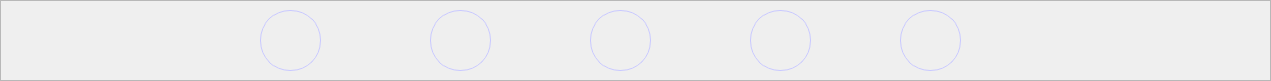
   <widget class="QFrame" name="lower_frame">
    <property name="geometry">
     <rect>
      <x>0</x>
      <y>740</y>
      <width>1271</width>
      <height>81</height>
     </rect>
    </property>
    <property name="frameShape">
     <enum>QFrame::StyledPanel</enum>
    </property>
    <property name="frameShadow">
     <enum>QFrame::Raised</enum>
    </property>
    <widget class="QPushButton" name="FB_btn">
     <property name="geometry">
      <rect>
       <x>260</x>
       <y>10</y>
       <width>61</width>
       <height>61</height>
      </rect>
     </property>
     <property name="cursor">
      <cursorShape>PointingHandCursor</cursorShape>
     </property>
     <property name="focusPolicy">
      <enum>Qt::StrongFocus</enum>
     </property>
     <property name="autoFillBackground">
      <bool>false</bool>
     </property>
     <property name="styleSheet">
      <string notr="true">QPushButton {
	border: 1px solid #C9C9FF;
	image: url(:/icons/social/FB.png);
	border-radius: 30px;
}

QPushButton:hover {
	border: 2px solid #C9C9FF;
	border-width: 2px;
}

QPushButton:pressed {
	border: 0px solid #C9C9FF;
}</string>
     </property>
     <property name="text">
      <string/>
     </property>
     <property name="autoRepeatDelay">
      <number>300</number>
     </property>
     <property name="autoDefault">
      <bool>false</bool>
     </property>
     <property name="default">
      <bool>false</bool>
     </property>
     <property name="flat">
      <bool>true</bool>
     </property>
    </widget>
    <widget class="QPushButton" name="whatsapp_btn">
     <property name="geometry">
      <rect>
       <x>430</x>
       <y>10</y>
       <width>61</width>
       <height>61</height>
      </rect>
     </property>
     <property name="cursor">
      <cursorShape>PointingHandCursor</cursorShape>
     </property>
     <property name="focusPolicy">
      <enum>Qt::StrongFocus</enum>
     </property>
     <property name="autoFillBackground">
      <bool>false</bool>
     </property>
     <property name="styleSheet">
      <string notr="true">QPushButton {
	border: 1px solid #C9C9FF;
	image: url(:/icons/social/whatsapp.png);
	border-radius: 30px;
}

QPushButton:hover {
	border: 2px solid #C9C9FF;
	border-width: 2px;
}

QPushButton:pressed {
	border: 0px solid #C9C9FF;
}</string>
     </property>
     <property name="text">
      <string/>
     </property>
     <property name="autoRepeatDelay">
      <number>300</number>
     </property>
     <property name="autoDefault">
      <bool>false</bool>
     </property>
     <property name="default">
      <bool>false</bool>
     </property>
     <property name="flat">
      <bool>true</bool>
     </property>
    </widget>
    <widget class="QPushButton" name="instagram_btn">
     <property name="geometry">
      <rect>
       <x>590</x>
       <y>10</y>
       <width>61</width>
       <height>61</height>
      </rect>
     </property>
     <property name="cursor">
      <cursorShape>PointingHandCursor</cursorShape>
     </property>
     <property name="focusPolicy">
      <enum>Qt::StrongFocus</enum>
     </property>
     <property name="autoFillBackground">
      <bool>false</bool>
     </property>
     <property name="styleSheet">
      <string notr="true">QPushButton {
	border: 1px solid #C9C9FF;
	image: url(:/icons/social/instagram.png);
	border-radius: 30px;
}

QPushButton:hover {
	border: 2px solid #C9C9FF;
	border-width: 2px;
}

QPushButton:pressed {
	border: 0px solid #C9C9FF;
}</string>
     </property>
     <property name="text">
      <string/>
     </property>
     <property name="autoRepeatDelay">
      <number>300</number>
     </property>
     <property name="autoDefault">
      <bool>false</bool>
     </property>
     <property name="default">
      <bool>false</bool>
     </property>
     <property name="flat">
      <bool>true</bool>
     </property>
    </widget>
    <widget class="QPushButton" name="gmail_btn">
     <property name="geometry">
      <rect>
       <x>750</x>
       <y>10</y>
       <width>61</width>
       <height>61</height>
      </rect>
     </property>
     <property name="cursor">
      <cursorShape>PointingHandCursor</cursorShape>
     </property>
     <property name="focusPolicy">
      <enum>Qt::StrongFocus</enum>
     </property>
     <property name="autoFillBackground">
      <bool>false</bool>
     </property>
     <property name="styleSheet">
      <string notr="true">QPushButton {
	border: 1px solid #C9C9FF;
	image: url(:/icons/social/GMAIL.png);
	border-radius: 30px;
}

QPushButton:hover {
	border: 2px solid #C9C9FF;
	border-width: 2px;
}

QPushButton:pressed {
	border: 0px solid #C9C9FF;
}</string>
     </property>
     <property name="text">
      <string/>
     </property>
     <property name="autoRepeatDelay">
      <number>300</number>
     </property>
     <property name="autoDefault">
      <bool>false</bool>
     </property>
     <property name="default">
      <bool>false</bool>
     </property>
     <property name="flat">
      <bool>true</bool>
     </property>
    </widget>
    <widget class="QPushButton" name="calender_btn">
     <property name="geometry">
      <rect>
       <x>900</x>
       <y>10</y>
       <width>61</width>
       <height>61</height>
      </rect>
     </property>
     <property name="cursor">
      <cursorShape>PointingHandCursor</cursorShape>
     </property>
     <property name="focusPolicy">
      <enum>Qt::StrongFocus</enum>
     </property>
     <property name="autoFillBackground">
      <bool>false</bool>
     </property>
     <property name="styleSheet">
      <string notr="true">QPushButton {
	border: 1px solid #C9C9FF;
	image: url(:/icons/social/calender.png);
	border-radius: 30px;
}

QPushButton:hover {
	border: 2px solid #C9C9FF;
	border-width: 2px;
}

QPushButton:pressed {
	border: 0px solid #C9C9FF;
}</string>
     </property>
     <property name="text">
      <string/>
     </property>
     <property name="autoRepeatDelay">
      <number>300</number>
     </property>
     <property name="autoDefault">
      <bool>false</bool>
     </property>
     <property name="default">
      <bool>false</bool>
     </property>
     <property name="flat">
      <bool>true</bool>
     </property>
    </widget>
   </widget>
